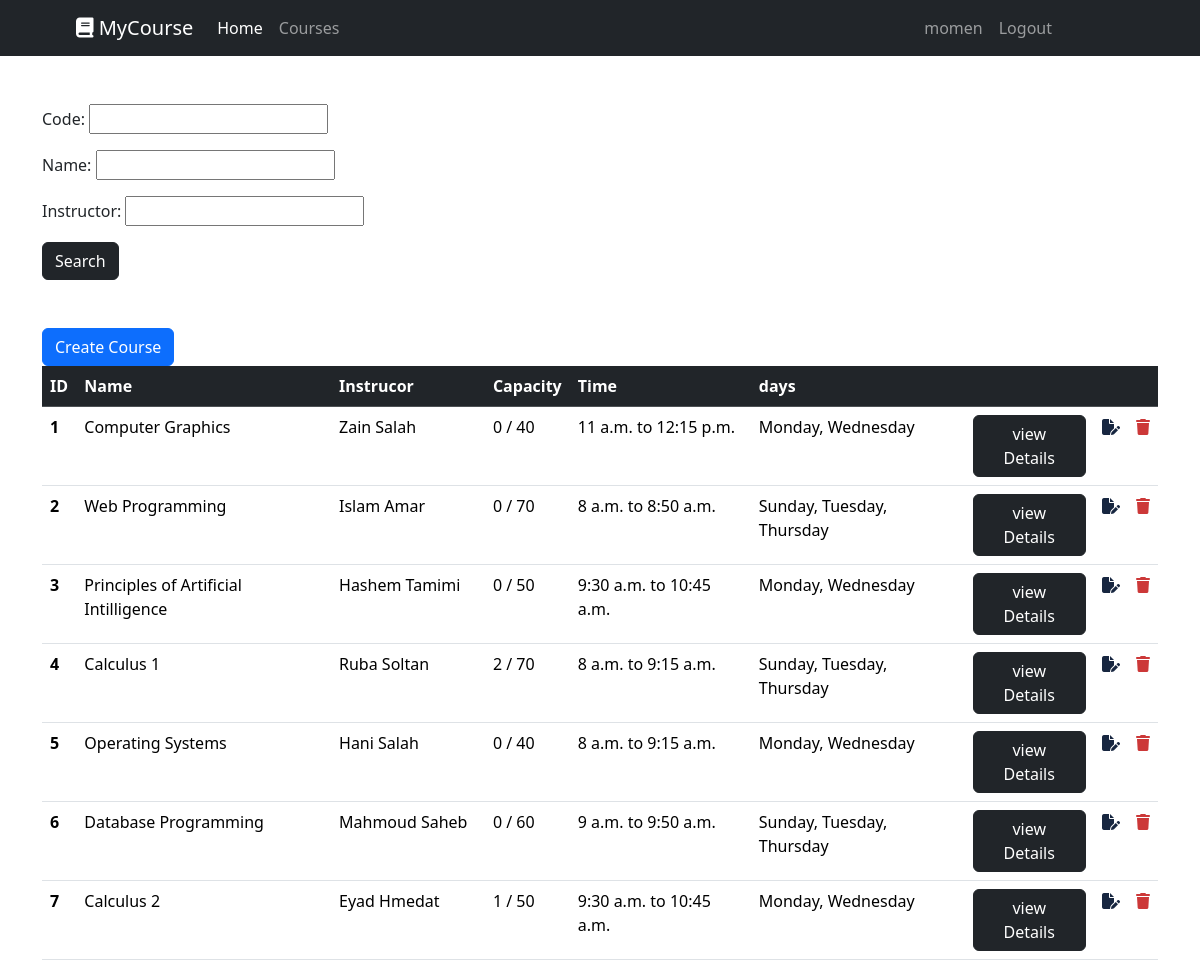
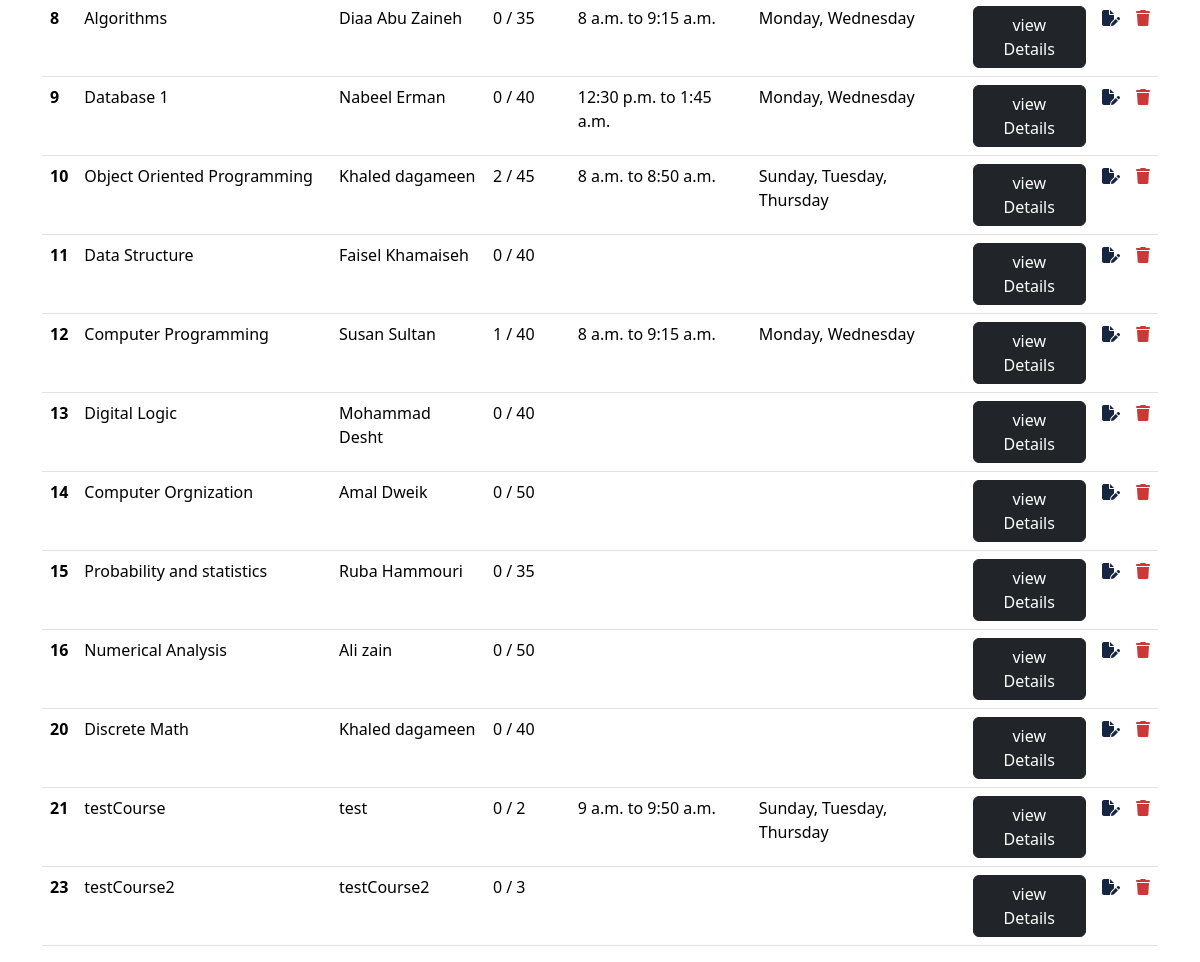
The app's page /courses/ (signed in) with its own data (2 pictures, top to bottom).
### courseApp/models.py (models this page shows, shortened)
class Course(models.Model):
    code = models.AutoField(primary_key=True, unique=True)
    name = models.CharField(max_length=100)
    description = models.TextField( null=True)
    prerequisites = models.ManyToManyField('self', blank=True, symmetrical=False, related_name='prerequisite_for')
    instructor = models.CharField(max_length=100)
    capacity = models.IntegerField()
    scheduleID = models.ForeignKey(CourseSchedule,null=True,blank=True,default='', on_delete=models.CASCADE)

class CourseSchedule(models.Model):
    days = models.CharField(max_length=50,null=True, blank=True)
    startTime = models.TimeField(null=True, blank=True)
    endTime = models.TimeField(null=True, blank=True)
    roomNo = models.CharField(max_length=10, null=True, blank=True)

### courseApp/views.py (the view)
# urls.py: path('courses/', views.courses, name="courses"),
@login_required(login_url='login')
def courses(request):
    course = Course.objects.select_related().annotate(
    registered_students_count=Count('studentreg', filter=Q(studentreg__completed=False))
    ).order_by('code')
    searchFilter = courseFilter(request.GET, queryset=course)
    course = searchFilter.qs
    context = {
        "Course":course,
        "searchFilter": searchFilter
    }
    return render(request, "courseApp/courses.html", context)

### courseApp/templates/courseApp/courses.html (shortened to what this page needs)
{% extends "courseApp/main.html" %}
{% block  content %}
<div class="container mt-5">
    <div class="row">
        <div class="col">
            <form action="" method="GET">
                {{searchFilter.form.as_p}}
                <button type="submit" class="btn btn-dark">Search</button>
            </form>
        </div>
    </div>
</div>
<div class="container mt-5">
    {% if  request.user.is_staff %}
    <a href="{% url "createCourse" %}"><button type="button" class="btn btn-primary">Create Course</button></a>
    {% endif %}
    <table class="table table-hover">
        <thead class="table-dark">
        <tr>
            <th scope="col">ID</th>
            <th scope="col">Name</th>
            <th scope="col">Instrucor</th>
            <th scope="col">Capacity</th>
            <th scope="col">Time</th>
            <th scope="col">days</th>
            <th> </th>
            <th> </th>
            <th> </th>
        </tr>
        </thead>
        <tbody>
        {% for item in Course %}
        <tr>
            <th scope="row">{{ item.code }}</th>
            <td>{{ item.name }}</td>
            <td>{{ item.instructor }}</td>
            <td>  {{ item.registered_students_count }}  / {{ item.capacity }}</td>
            {% if item.scheduleID.days and item.scheduleID.startTime %}
            <td>{{ item.scheduleID.startTime }} to {{ item.scheduleID.endTime }}</td>
            <td>{{ item.scheduleID.days }}</td>
            {% else %}
            <td></td>
            <td></td>
            {% endif %}
            <td><a href={% url "course" item.code %}><button type="button" class="btn btn-dark">view Details</button></a></td>
            {% if  request.user.is_staff %}
            <td><a href={% url "editCourse" item.code %}><i class="fa-solid fa-file-pen" style="color: #172640;"></i></a></td>
            <td><a href="{% url "deleteCourse" item.code %}"><i class="fa-solid fa-trash" style="color: #cc3838;"></i></a></td>
            {% endif %}
        </tr>
        {% endfor %}
        </tbody>
    </table>
</div>
{% endblock content %}

### courseApp/templates/courseApp/navbar.html (shortened to what this page needs)
{% load static %}
<nav class="navbar navbar-expand-lg navbar-dark bg-dark">
  <div class="container-fluid">
    <a class="navbar-brand" href="{% url "home" %}" style="margin-left: 4rem;">
      <i class="fa-solid fa-book"></i> MyCourse
    </a>
    <div class="collapse navbar-collapse" id="navbarSupportedContent">
      <ul class="navbar-nav me-auto mb-2 mb-lg-0">
        <li class="nav-item">
          <a class="nav-link active" aria-current="page" href="{% url 'home' %}">Home</a>
        </li>
        <li class="nav-item">
          <a class="nav-link" href="{% url 'courses' %}">Courses</a>
        </li>
      </ul>
      <ul class="navbar-nav ms-auto mb-2 mb-lg-0" style="margin-right: 8rem;">
        <li class="nav-item">
          <a class="nav-link"> {{ request.user }}</a>
        </li>
        <li class="nav-item">
          <a class="nav-link" href="{% url 'logout' %}">Logout</a>
        </li>
      </ul>
    </div>
  </div>
</nav>

### records on screen
Course: code "1", name "Computer Graphics", instructor "Zain Salah", registered_students_count "0", capacity "40", scheduleID.startTime "11 a.m.", scheduleID.endTime "12:15 p.m.", scheduleID.days "Monday, Wednesday"
Course: code "2", name "Web Programming", instructor "Islam Amar", registered_students_count "0", capacity "70", scheduleID.startTime "8 a.m.", scheduleID.endTime "8:50 a.m.", scheduleID.days "Sunday, Tuesday, Thursday"
Course: code "3", name "Principles of Artificial Intilligence", instructor "Hashem Tamimi", registered_students_count "0", capacity "50", scheduleID.startTime "9:30 a.m.", scheduleID.endTime "10:45 a.m.", scheduleID.days "Monday, Wednesday"
Course: code "4", name "Calculus 1", instructor "Ruba Soltan", registered_students_count "2", capacity "70", scheduleID.startTime "8 a.m.", scheduleID.endTime "9:15 a.m.", scheduleID.days "Sunday, Tuesday, Thursday"
Course: code "5", name "Operating Systems", instructor "Hani Salah", registered_students_count "0", capacity "40", scheduleID.startTime "8 a.m.", scheduleID.endTime "9:15 a.m.", scheduleID.days "Monday, Wednesday"
Course: code "6", name "Database Programming", instructor "Mahmoud Saheb", registered_students_count "0", capacity "60", scheduleID.startTime "9 a.m.", scheduleID.endTime "9:50 a.m.", scheduleID.days "Sunday, Tuesday, Thursday"
Course: code "7", name "Calculus 2", instructor "Eyad Hmedat", registered_students_count "1", capacity "50", scheduleID.startTime "9:30 a.m.", scheduleID.endTime "10:45 a.m.", scheduleID.days "Monday, Wednesday"
Course: code "8", name "Algorithms", instructor "Diaa Abu Zaineh", registered_students_count "0", capacity "35", scheduleID.startTime "8 a.m.", scheduleID.endTime "9:15 a.m.", scheduleID.days "Monday, Wednesday"
Course: code "9", name "Database 1", instructor "Nabeel Erman", registered_students_count "0", capacity "40", scheduleID.startTime "12:30 p.m.", scheduleID.endTime "1:45 a.m.", scheduleID.days "Monday, Wednesday"
Course: code "10", name "Object Oriented Programming", instructor "Khaled dagameen", registered_students_count "2", capacity "45", scheduleID.startTime "8 a.m.", scheduleID.endTime "8:50 a.m.", scheduleID.days "Sunday, Tuesday, Thursday"
Course: code "11", name "Data Structure", instructor "Faisel Khamaiseh", registered_students_count "0", capacity "40"
Course: code "12", name "Computer Programming", instructor "Susan Sultan", registered_students_count "1", capacity "40", scheduleID.startTime "8 a.m.", scheduleID.endTime "9:15 a.m.", scheduleID.days "Monday, Wednesday"
Course: code "13", name "Digital Logic", instructor "Mohammad Desht", registered_students_count "0", capacity "40"
Course: code "14", name "Computer Orgnization", instructor "Amal Dweik", registered_students_count "0", capacity "50"
Course: code "15", name "Probability and statistics", instructor "Ruba Hammouri", registered_students_count "0", capacity "35"
Course: code "16", name "Numerical Analysis", instructor "Ali zain", registered_students_count "0", capacity "50"
Course: code "20", name "Discrete Math", instructor "Khaled dagameen", registered_students_count "0", capacity "40"
Course: code "21", name "testCourse", instructor "test", registered_students_count "0", capacity "2", scheduleID.startTime "9 a.m.", scheduleID.endTime "9:50 a.m.", scheduleID.days "Sunday, Tuesday, Thursday"
Course: code "23", name "testCourse2", instructor "testCourse2", registered_students_count "0", capacity "3"

### other values on screen
{{ request.user }} "momen"
